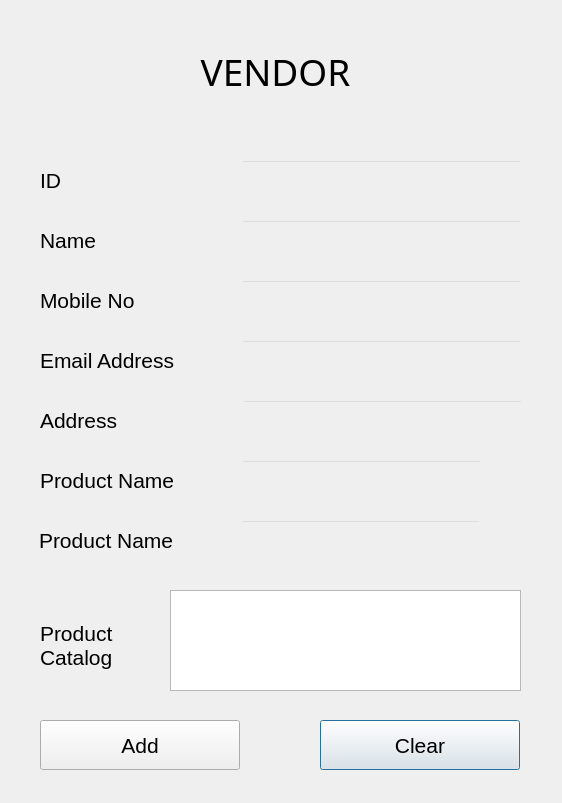
<?xml version="1.0" encoding="UTF-8"?>
<ui version="4.0">
 <class>Dialog</class>
 <widget class="QDialog" name="Dialog">
  <property name="geometry">
   <rect>
    <x>0</x>
    <y>0</y>
    <width>562</width>
    <height>803</height>
   </rect>
  </property>
  <property name="windowTitle">
   <string>Dialog</string>
  </property>
  <widget class="QLabel" name="id">
   <property name="geometry">
    <rect>
     <x>40</x>
     <y>160</y>
     <width>201</width>
     <height>41</height>
    </rect>
   </property>
   <property name="font">
    <font>
     <family>Tahoma</family>
     <pointsize>16</pointsize>
    </font>
   </property>
   <property name="styleSheet">
    <string notr="true">background-color: rgba(0, 0, 0,0);</string>
   </property>
   <property name="text">
    <string>ID</string>
   </property>
  </widget>
  <widget class="QLabel" name="name">
   <property name="geometry">
    <rect>
     <x>40</x>
     <y>220</y>
     <width>201</width>
     <height>41</height>
    </rect>
   </property>
   <property name="font">
    <font>
     <family>Tahoma</family>
     <pointsize>16</pointsize>
    </font>
   </property>
   <property name="styleSheet">
    <string notr="true">background-color: rgba(0, 0, 0,0);</string>
   </property>
   <property name="text">
    <string>Name</string>
   </property>
  </widget>
  <widget class="QLineEdit" name="txtName">
   <property name="geometry">
    <rect>
     <x>241</x>
     <y>220</y>
     <width>281</width>
     <height>39</height>
    </rect>
   </property>
   <property name="font">
    <font>
     <family>Tahoma</family>
     <pointsize>16</pointsize>
    </font>
   </property>
   <property name="styleSheet">
    <string notr="true">background-color: rgba(0, 0, 0,0);</string>
   </property>
   <property name="text">
    <string/>
   </property>
  </widget>
  <widget class="QLineEdit" name="txtMobile">
   <property name="geometry">
    <rect>
     <x>241</x>
     <y>280</y>
     <width>281</width>
     <height>39</height>
    </rect>
   </property>
   <property name="font">
    <font>
     <family>Tahoma</family>
     <pointsize>16</pointsize>
    </font>
   </property>
   <property name="styleSheet">
    <string notr="true">background-color: rgba(0, 0, 0,0);</string>
   </property>
  </widget>
  <widget class="QLabel" name="address">
   <property name="geometry">
    <rect>
     <x>40</x>
     <y>400</y>
     <width>201</width>
     <height>41</height>
    </rect>
   </property>
   <property name="font">
    <font>
     <family>Tahoma</family>
     <pointsize>16</pointsize>
    </font>
   </property>
   <property name="styleSheet">
    <string notr="true">background-color: rgba(0, 0, 0,0);</string>
   </property>
   <property name="text">
    <string>Address</string>
   </property>
  </widget>
  <widget class="QLabel" name="lblVendorLogo">
   <property name="geometry">
    <rect>
     <x>120</x>
     <y>46</y>
     <width>311</width>
     <height>51</height>
    </rect>
   </property>
   <property name="font">
    <font>
     <family>MV Boli</family>
     <pointsize>28</pointsize>
     <weight>50</weight>
     <italic>false</italic>
     <bold>false</bold>
    </font>
   </property>
   <property name="styleSheet">
    <string notr="true">background-color: rgba(0, 0, 0,0);</string>
   </property>
   <property name="text">
    <string>VENDOR</string>
   </property>
   <property name="alignment">
    <set>Qt::AlignCenter</set>
   </property>
  </widget>
  <widget class="QLabel" name="mobile">
   <property name="geometry">
    <rect>
     <x>40</x>
     <y>280</y>
     <width>201</width>
     <height>41</height>
    </rect>
   </property>
   <property name="font">
    <font>
     <family>Tahoma</family>
     <pointsize>16</pointsize>
    </font>
   </property>
   <property name="styleSheet">
    <string notr="true">background-color: rgba(0, 0, 0,0);</string>
   </property>
   <property name="text">
    <string>Mobile No</string>
   </property>
  </widget>
  <widget class="QLineEdit" name="txtAddress">
   <property name="geometry">
    <rect>
     <x>242</x>
     <y>400</y>
     <width>281</width>
     <height>39</height>
    </rect>
   </property>
   <property name="font">
    <font>
     <family>Tahoma</family>
     <pointsize>16</pointsize>
    </font>
   </property>
   <property name="styleSheet">
    <string notr="true">background-color: rgba(0, 0, 0,0);</string>
   </property>
  </widget>
  <widget class="QLabel" name="lblCatalog">
   <property name="geometry">
    <rect>
     <x>40</x>
     <y>600</y>
     <width>141</width>
     <height>91</height>
    </rect>
   </property>
   <property name="font">
    <font>
     <family>Tahoma</family>
     <pointsize>16</pointsize>
    </font>
   </property>
   <property name="styleSheet">
    <string notr="true">background-color: rgba(0, 0, 0,0);</string>
   </property>
   <property name="text">
    <string>Product Catalog</string>
   </property>
   <property name="wordWrap">
    <bool>true</bool>
   </property>
  </widget>
  <widget class="QLineEdit" name="txtItem">
   <property name="geometry">
    <rect>
     <x>241</x>
     <y>460</y>
     <width>241</width>
     <height>39</height>
    </rect>
   </property>
   <property name="font">
    <font>
     <family>Tahoma</family>
     <pointsize>16</pointsize>
    </font>
   </property>
   <property name="styleSheet">
    <string notr="true">background-color: rgba(0, 0, 0,0);</string>
   </property>
   <property name="text">
    <string/>
   </property>
  </widget>
  <widget class="QLineEdit" name="txtID">
   <property name="geometry">
    <rect>
     <x>241</x>
     <y>160</y>
     <width>281</width>
     <height>39</height>
    </rect>
   </property>
   <property name="font">
    <font>
     <family>Tahoma</family>
     <pointsize>16</pointsize>
    </font>
   </property>
   <property name="styleSheet">
    <string notr="true">background-color: rgba(0, 0, 0,0);</string>
   </property>
  </widget>
  <widget class="QPushButton" name="btnVendorClear">
   <property name="geometry">
    <rect>
     <x>320</x>
     <y>720</y>
     <width>200</width>
     <height>50</height>
    </rect>
   </property>
   <property name="minimumSize">
    <size>
     <width>160</width>
     <height>50</height>
    </size>
   </property>
   <property name="maximumSize">
    <size>
     <width>200</width>
     <height>50</height>
    </size>
   </property>
   <property name="font">
    <font>
     <pointsize>16</pointsize>
    </font>
   </property>
   <property name="text">
    <string>Clear</string>
   </property>
   <property name="iconSize">
    <size>
     <width>40</width>
     <height>40</height>
    </size>
   </property>
  </widget>
  <widget class="QPushButton" name="btnVendorAdd">
   <property name="geometry">
    <rect>
     <x>40</x>
     <y>720</y>
     <width>200</width>
     <height>50</height>
    </rect>
   </property>
   <property name="minimumSize">
    <size>
     <width>160</width>
     <height>50</height>
    </size>
   </property>
   <property name="maximumSize">
    <size>
     <width>200</width>
     <height>50</height>
    </size>
   </property>
   <property name="font">
    <font>
     <pointsize>16</pointsize>
    </font>
   </property>
   <property name="text">
    <string>Add</string>
   </property>
   <property name="iconSize">
    <size>
     <width>40</width>
     <height>40</height>
    </size>
   </property>
  </widget>
  <widget class="QLineEdit" name="txtEmailId">
   <property name="geometry">
    <rect>
     <x>241</x>
     <y>340</y>
     <width>281</width>
     <height>39</height>
    </rect>
   </property>
   <property name="font">
    <font>
     <family>Tahoma</family>
     <pointsize>16</pointsize>
    </font>
   </property>
   <property name="styleSheet">
    <string notr="true">background-color: rgba(0, 0, 0,0);</string>
   </property>
   <property name="text">
    <string/>
   </property>
  </widget>
  <widget class="QPushButton" name="btnAddItem">
   <property name="geometry">
    <rect>
     <x>480</x>
     <y>458</y>
     <width>61</width>
     <height>101</height>
    </rect>
   </property>
   <property name="text">
    <string/>
   </property>
   <property name="icon">
    <iconset>
     <normaloff>image/add.png</normaloff>image/add.png</iconset>
   </property>
   <property name="iconSize">
    <size>
     <width>40</width>
     <height>40</height>
    </size>
   </property>
   <property name="flat">
    <bool>true</bool>
   </property>
  </widget>
  <widget class="QLabel" name="email">
   <property name="geometry">
    <rect>
     <x>40</x>
     <y>340</y>
     <width>201</width>
     <height>41</height>
    </rect>
   </property>
   <property name="font">
    <font>
     <family>Tahoma</family>
     <pointsize>16</pointsize>
    </font>
   </property>
   <property name="styleSheet">
    <string notr="true">background-color: rgba(0, 0, 0,0);</string>
   </property>
   <property name="text">
    <string>Email Address</string>
   </property>
  </widget>
  <widget class="QTextEdit" name="itemList">
   <property name="geometry">
    <rect>
     <x>170</x>
     <y>590</y>
     <width>351</width>
     <height>101</height>
    </rect>
   </property>
   <property name="font">
    <font>
     <family>Tahoma</family>
     <pointsize>16</pointsize>
    </font>
   </property>
   <property name="layoutDirection">
    <enum>Qt::RightToLeft</enum>
   </property>
   <property name="readOnly">
    <bool>true</bool>
   </property>
  </widget>
  <widget class="QLabel" name="address_2">
   <property name="geometry">
    <rect>
     <x>40</x>
     <y>460</y>
     <width>171</width>
     <height>41</height>
    </rect>
   </property>
   <property name="font">
    <font>
     <family>Tahoma</family>
     <pointsize>16</pointsize>
    </font>
   </property>
   <property name="styleSheet">
    <string notr="true">background-color: rgba(0, 0, 0,0);</string>
   </property>
   <property name="text">
    <string>Product Name</string>
   </property>
  </widget>
  <widget class="QLabel" name="address_3">
   <property name="geometry">
    <rect>
     <x>39</x>
     <y>520</y>
     <width>171</width>
     <height>41</height>
    </rect>
   </property>
   <property name="font">
    <font>
     <family>Tahoma</family>
     <pointsize>16</pointsize>
    </font>
   </property>
   <property name="styleSheet">
    <string notr="true">background-color: rgba(0, 0, 0,0);</string>
   </property>
   <property name="text">
    <string>Product Name</string>
   </property>
  </widget>
  <widget class="QLineEdit" name="txtItem_2">
   <property name="geometry">
    <rect>
     <x>240</x>
     <y>520</y>
     <width>241</width>
     <height>39</height>
    </rect>
   </property>
   <property name="font">
    <font>
     <family>Tahoma</family>
     <pointsize>16</pointsize>
    </font>
   </property>
   <property name="styleSheet">
    <string notr="true">background-color: rgba(0, 0, 0,0);</string>
   </property>
   <property name="text">
    <string/>
   </property>
  </widget>
 </widget>
 <resources/>
 <connections/>
</ui>
